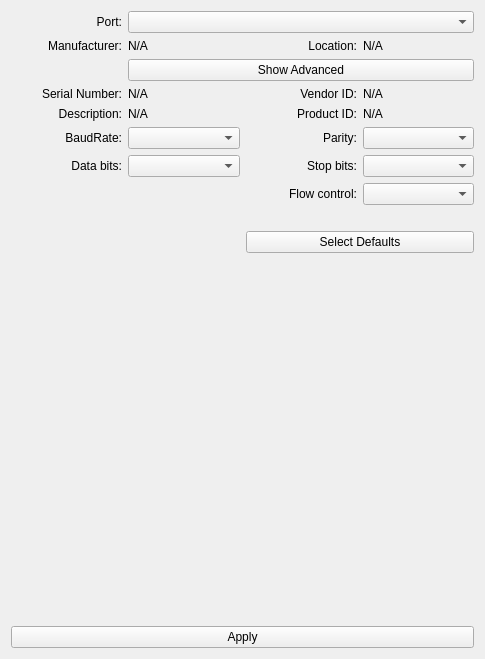
<?xml version="1.0" encoding="UTF-8"?>
<ui version="4.0">
 <class>SerialSettingsWidget</class>
 <widget class="QWidget" name="SerialSettingsWidget">
  <property name="geometry">
   <rect>
    <x>0</x>
    <y>0</y>
    <width>485</width>
    <height>659</height>
   </rect>
  </property>
  <property name="sizePolicy">
   <sizepolicy hsizetype="Minimum" vsizetype="Minimum">
    <horstretch>0</horstretch>
    <verstretch>0</verstretch>
   </sizepolicy>
  </property>
  <property name="windowTitle">
   <string>Settings</string>
  </property>
  <layout class="QGridLayout" name="gridLayout">
   <item row="4" column="1">
    <widget class="QLabel" name="serialNumberLabel">
     <property name="sizePolicy">
      <sizepolicy hsizetype="Minimum" vsizetype="Minimum">
       <horstretch>0</horstretch>
       <verstretch>0</verstretch>
      </sizepolicy>
     </property>
     <property name="text">
      <string>N/A</string>
     </property>
    </widget>
   </item>
   <item row="8" column="2">
    <widget class="QLabel" name="flowControlLabel">
     <property name="sizePolicy">
      <sizepolicy hsizetype="Minimum" vsizetype="Minimum">
       <horstretch>0</horstretch>
       <verstretch>0</verstretch>
      </sizepolicy>
     </property>
     <property name="text">
      <string>Flow control:</string>
     </property>
     <property name="alignment">
      <set>Qt::AlignRight|Qt::AlignTrailing|Qt::AlignVCenter</set>
     </property>
    </widget>
   </item>
   <item row="7" column="0">
    <widget class="QLabel" name="dataBitsLabel">
     <property name="sizePolicy">
      <sizepolicy hsizetype="Minimum" vsizetype="Minimum">
       <horstretch>0</horstretch>
       <verstretch>0</verstretch>
      </sizepolicy>
     </property>
     <property name="text">
      <string>Data bits:</string>
     </property>
     <property name="alignment">
      <set>Qt::AlignRight|Qt::AlignTrailing|Qt::AlignVCenter</set>
     </property>
    </widget>
   </item>
   <item row="2" column="0">
    <widget class="QLabel" name="labelTagManufacturer">
     <property name="sizePolicy">
      <sizepolicy hsizetype="Minimum" vsizetype="Minimum">
       <horstretch>0</horstretch>
       <verstretch>0</verstretch>
      </sizepolicy>
     </property>
     <property name="text">
      <string>Manufacturer:</string>
     </property>
     <property name="alignment">
      <set>Qt::AlignRight|Qt::AlignTrailing|Qt::AlignVCenter</set>
     </property>
    </widget>
   </item>
   <item row="6" column="1">
    <widget class="QComboBox" name="baudRateBox">
     <property name="sizePolicy">
      <sizepolicy hsizetype="Minimum" vsizetype="Minimum">
       <horstretch>0</horstretch>
       <verstretch>0</verstretch>
      </sizepolicy>
     </property>
    </widget>
   </item>
   <item row="4" column="0">
    <widget class="QLabel" name="labelTagSerialNumber">
     <property name="sizePolicy">
      <sizepolicy hsizetype="Minimum" vsizetype="Minimum">
       <horstretch>0</horstretch>
       <verstretch>0</verstretch>
      </sizepolicy>
     </property>
     <property name="text">
      <string>Serial Number:</string>
     </property>
     <property name="alignment">
      <set>Qt::AlignRight|Qt::AlignTrailing|Qt::AlignVCenter</set>
     </property>
    </widget>
   </item>
   <item row="0" column="0">
    <widget class="QLabel" name="labelTagPort">
     <property name="text">
      <string>Port:</string>
     </property>
     <property name="alignment">
      <set>Qt::AlignRight|Qt::AlignTrailing|Qt::AlignVCenter</set>
     </property>
    </widget>
   </item>
   <item row="5" column="1">
    <widget class="QLabel" name="descriptionLabel">
     <property name="sizePolicy">
      <sizepolicy hsizetype="Minimum" vsizetype="Minimum">
       <horstretch>0</horstretch>
       <verstretch>0</verstretch>
      </sizepolicy>
     </property>
     <property name="text">
      <string>N/A</string>
     </property>
    </widget>
   </item>
   <item row="7" column="3">
    <widget class="QComboBox" name="stopBitsBox">
     <property name="sizePolicy">
      <sizepolicy hsizetype="Minimum" vsizetype="Minimum">
       <horstretch>0</horstretch>
       <verstretch>0</verstretch>
      </sizepolicy>
     </property>
    </widget>
   </item>
   <item row="11" column="0" colspan="4">
    <spacer name="verticalSpacer">
     <property name="orientation">
      <enum>Qt::Vertical</enum>
     </property>
     <property name="sizeHint" stdset="0">
      <size>
       <width>20</width>
       <height>40</height>
      </size>
     </property>
    </spacer>
   </item>
   <item row="8" column="3">
    <widget class="QComboBox" name="flowControlBox">
     <property name="sizePolicy">
      <sizepolicy hsizetype="Minimum" vsizetype="Minimum">
       <horstretch>0</horstretch>
       <verstretch>0</verstretch>
      </sizepolicy>
     </property>
    </widget>
   </item>
   <item row="2" column="1">
    <widget class="QLabel" name="manufacturerLabel">
     <property name="sizePolicy">
      <sizepolicy hsizetype="Minimum" vsizetype="Minimum">
       <horstretch>0</horstretch>
       <verstretch>0</verstretch>
      </sizepolicy>
     </property>
     <property name="text">
      <string>N/A</string>
     </property>
    </widget>
   </item>
   <item row="6" column="0">
    <widget class="QLabel" name="baudRateLabel">
     <property name="sizePolicy">
      <sizepolicy hsizetype="Minimum" vsizetype="Minimum">
       <horstretch>0</horstretch>
       <verstretch>0</verstretch>
      </sizepolicy>
     </property>
     <property name="text">
      <string>BaudRate:</string>
     </property>
     <property name="alignment">
      <set>Qt::AlignRight|Qt::AlignTrailing|Qt::AlignVCenter</set>
     </property>
    </widget>
   </item>
   <item row="5" column="0">
    <widget class="QLabel" name="labelTagDescription">
     <property name="sizePolicy">
      <sizepolicy hsizetype="Minimum" vsizetype="Minimum">
       <horstretch>0</horstretch>
       <verstretch>0</verstretch>
      </sizepolicy>
     </property>
     <property name="text">
      <string>Description:</string>
     </property>
     <property name="alignment">
      <set>Qt::AlignRight|Qt::AlignTrailing|Qt::AlignVCenter</set>
     </property>
    </widget>
   </item>
   <item row="10" column="2" colspan="2">
    <widget class="QPushButton" name="pushButtonSelectDefaults">
     <property name="text">
      <string>Select Defaults</string>
     </property>
    </widget>
   </item>
   <item row="12" column="0" colspan="4">
    <widget class="QPushButton" name="pushButtonApply">
     <property name="text">
      <string>Apply</string>
     </property>
    </widget>
   </item>
   <item row="0" column="1" colspan="3">
    <widget class="QComboBox" name="serialPortInfoListBox">
     <property name="sizePolicy">
      <sizepolicy hsizetype="Minimum" vsizetype="Fixed">
       <horstretch>0</horstretch>
       <verstretch>0</verstretch>
      </sizepolicy>
     </property>
    </widget>
   </item>
   <item row="6" column="3">
    <widget class="QComboBox" name="parityBox">
     <property name="sizePolicy">
      <sizepolicy hsizetype="Minimum" vsizetype="Minimum">
       <horstretch>0</horstretch>
       <verstretch>0</verstretch>
      </sizepolicy>
     </property>
    </widget>
   </item>
   <item row="6" column="2">
    <widget class="QLabel" name="parityLabel">
     <property name="sizePolicy">
      <sizepolicy hsizetype="Minimum" vsizetype="Minimum">
       <horstretch>0</horstretch>
       <verstretch>0</verstretch>
      </sizepolicy>
     </property>
     <property name="text">
      <string>Parity:</string>
     </property>
     <property name="alignment">
      <set>Qt::AlignRight|Qt::AlignTrailing|Qt::AlignVCenter</set>
     </property>
    </widget>
   </item>
   <item row="7" column="1">
    <widget class="QComboBox" name="dataBitsBox">
     <property name="sizePolicy">
      <sizepolicy hsizetype="Minimum" vsizetype="Minimum">
       <horstretch>0</horstretch>
       <verstretch>0</verstretch>
      </sizepolicy>
     </property>
    </widget>
   </item>
   <item row="7" column="2">
    <widget class="QLabel" name="stopBitsLabel">
     <property name="sizePolicy">
      <sizepolicy hsizetype="Minimum" vsizetype="Minimum">
       <horstretch>0</horstretch>
       <verstretch>0</verstretch>
      </sizepolicy>
     </property>
     <property name="text">
      <string>Stop bits:</string>
     </property>
     <property name="alignment">
      <set>Qt::AlignRight|Qt::AlignTrailing|Qt::AlignVCenter</set>
     </property>
    </widget>
   </item>
   <item row="9" column="3">
    <widget class="QLabel" name="labelSpacer">
     <property name="text">
      <string/>
     </property>
    </widget>
   </item>
   <item row="5" column="2">
    <widget class="QLabel" name="labelTagProductID">
     <property name="sizePolicy">
      <sizepolicy hsizetype="Minimum" vsizetype="Minimum">
       <horstretch>0</horstretch>
       <verstretch>0</verstretch>
      </sizepolicy>
     </property>
     <property name="text">
      <string>Product ID:</string>
     </property>
     <property name="alignment">
      <set>Qt::AlignRight|Qt::AlignTrailing|Qt::AlignVCenter</set>
     </property>
    </widget>
   </item>
   <item row="4" column="2">
    <widget class="QLabel" name="labelTagVendorID">
     <property name="sizePolicy">
      <sizepolicy hsizetype="Minimum" vsizetype="Minimum">
       <horstretch>0</horstretch>
       <verstretch>0</verstretch>
      </sizepolicy>
     </property>
     <property name="text">
      <string>Vendor ID:</string>
     </property>
     <property name="alignment">
      <set>Qt::AlignRight|Qt::AlignTrailing|Qt::AlignVCenter</set>
     </property>
    </widget>
   </item>
   <item row="5" column="3">
    <widget class="QLabel" name="pidLabel">
     <property name="sizePolicy">
      <sizepolicy hsizetype="Minimum" vsizetype="Minimum">
       <horstretch>0</horstretch>
       <verstretch>0</verstretch>
      </sizepolicy>
     </property>
     <property name="text">
      <string>N/A</string>
     </property>
    </widget>
   </item>
   <item row="4" column="3">
    <widget class="QLabel" name="vidLabel">
     <property name="sizePolicy">
      <sizepolicy hsizetype="Minimum" vsizetype="Minimum">
       <horstretch>0</horstretch>
       <verstretch>0</verstretch>
      </sizepolicy>
     </property>
     <property name="text">
      <string>N/A</string>
     </property>
    </widget>
   </item>
   <item row="2" column="3">
    <widget class="QLabel" name="locationLabel">
     <property name="sizePolicy">
      <sizepolicy hsizetype="Minimum" vsizetype="Minimum">
       <horstretch>0</horstretch>
       <verstretch>0</verstretch>
      </sizepolicy>
     </property>
     <property name="text">
      <string>N/A</string>
     </property>
    </widget>
   </item>
   <item row="2" column="2">
    <widget class="QLabel" name="labelTagLocation">
     <property name="sizePolicy">
      <sizepolicy hsizetype="Minimum" vsizetype="Minimum">
       <horstretch>0</horstretch>
       <verstretch>0</verstretch>
      </sizepolicy>
     </property>
     <property name="text">
      <string>Location:</string>
     </property>
     <property name="alignment">
      <set>Qt::AlignRight|Qt::AlignTrailing|Qt::AlignVCenter</set>
     </property>
    </widget>
   </item>
   <item row="3" column="1" colspan="3">
    <widget class="QPushButton" name="pushButtonAdvanced">
     <property name="text">
      <string>Show Advanced</string>
     </property>
     <property name="checkable">
      <bool>true</bool>
     </property>
    </widget>
   </item>
  </layout>
 </widget>
 <resources/>
 <connections/>
</ui>
